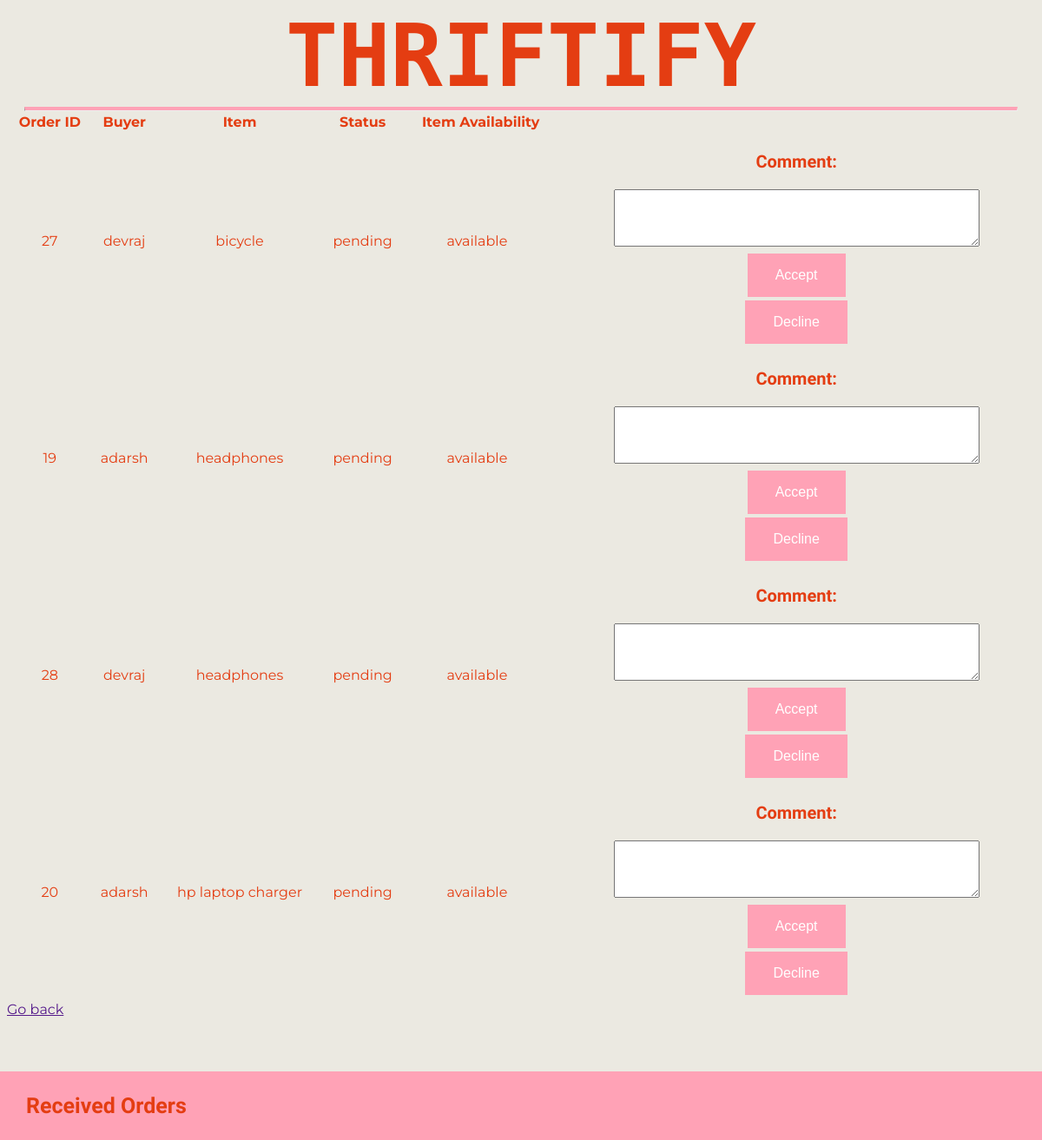
Screenshot of /received-orders/ (signed in) with the database file from the repository.
### Main/models.py (models this page shows, shortened)
class Order(models.Model):
    STATUS_CHOICES = (
        ("pending", "Pending"),
        ("accepted", "Accepted"),
        ("declined", "Declined"),
    )
    buyer = models.ForeignKey(User, on_delete=models.CASCADE)
    item = models.ForeignKey(Item, on_delete=models.CASCADE)
    status = models.CharField(max_length=20, choices=STATUS_CHOICES, default="pending")
    timestamp = models.DateTimeField(auto_now_add=True)
    comment = models.CharField(max_length=1000, default="")

class Item(models.Model):
    STATUS_CHOICES = (
        ("available", "Available"),
        ("sold", "Sold"),
    )
    seller = models.ForeignKey(User, on_delete=models.CASCADE)
    name = models.CharField(max_length=100)
    description = models.TextField()
    price = models.DecimalField(max_digits=10, decimal_places=2)
    picture = models.ImageField(upload_to="item_pictures/")
    status = models.CharField(
        max_length=20, choices=STATUS_CHOICES, default="available"
    )
    bought_by = models.CharField(max_length=150, blank=True, null=True)

### Main/views.py (the view)
# urls.py: path("received-orders/", views.received_orders, name="received_orders"),
@login_required
def received_orders(request):
    received_orders = Order.objects.filter(item__seller=request.user)
    return render(request, "received_orders.html", {"orders": received_orders})

### Main/templates/received_orders.html (shortened to what this page needs)
{% extends "master.html" %}
{% block content %}
    <table style="width:100%">
        <tr>
        <th>Order ID</th>
        <th>Buyer</th>
        <th>Item</th>
        <th>Status</th>
        <th>Item Availability</th>
        <th></th>
        </tr>
    {% for order in orders %}
    {% if order.status == "pending" and order.item.status == "available" %}
        <tr>
            <td>{{ order.id }}</td>
            <td>{{ order.buyer.username }}</td>
            <td>{{ order.item.name }}</td>
            <td>{{ order.status }}</td>
            <td>{{ order.item.status }} &nbsp;</td>
            <td><form method="post" action="{% url 'accept_order' order.id %}">
                <p>Comment:</p>
                <textarea name="comment" rows="4" cols="50"></textarea><br>
                <button type="submit">Accept</button>
            </form>
            <form method="post" action="{% url 'decline_order' order.id %}">
                <button type="submit">Decline</button>
            </form>
        </td>
        </tr>
    {% endif %}
    {% empty %}
        No received orders.
    {% endfor %}
    </table>
    <a href="{{request.META.HTTP_REFERER}}">Go back</a><br><br><br><br><br><br><br><br>
    <div class="footer">
        <p>Received Orders</p>
    </div>
{% endblock %}

### Main/templates/received_orders.html (style rules this page uses)
p { font-family: "Sono"; text-align: center; font-weight: bold; font-size: 20px; }

### Main/templates/master.html (style rules this page uses)
.footer { position: fixed; left: 0; bottom: 0; width: 100%; background-color: #ffa2b6; color: white; text-align: left; }
.footer p { text-align: left; padding: 0px 10px; font-size: 25px; color: #e43d12; margin-left: 20px; }
button { background-color: #ffa2b6; border: none; color: white; padding: 16px 32px; text-align: center; text-decoration: none; display: inline-block; font-size: 16px; margin: 4px 2px; transition-duration: 0.4s; cursor: pointer; display: block; margin-right: auto; margin-left: auto; }
td { text-align: center; }

### rows the page displays
Order: id "27", buyer.username "devraj", item.name "bicycle", status "pending", item.status "available"
Order: id "19", buyer.username "adarsh", item.name "headphones", status "pending", item.status "available"
Order: id "28", buyer.username "devraj", item.name "headphones", status "pending", item.status "available"
Order: id "20", buyer.username "adarsh", item.name "hp laptop charger", status "pending", item.status "available"
